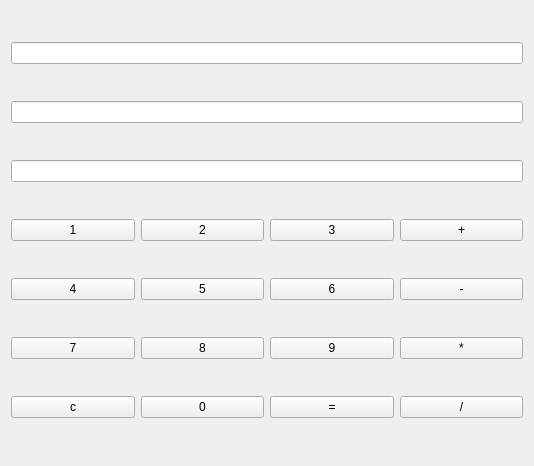
<?xml version="1.0" encoding="UTF-8"?>
<ui version="4.0">
 <class>jisuanqi</class>
 <widget class="QWidget" name="jisuanqi">
  <property name="geometry">
   <rect>
    <x>0</x>
    <y>0</y>
    <width>534</width>
    <height>466</height>
   </rect>
  </property>
  <property name="windowTitle">
   <string>Form</string>
  </property>
  <layout class="QVBoxLayout" name="verticalLayout">
   <item>
    <widget class="QLineEdit" name="lineEdit"/>
   </item>
   <item>
    <widget class="QLineEdit" name="lineEdit_2"/>
   </item>
   <item>
    <widget class="QLineEdit" name="lineEdit_3"/>
   </item>
   <item>
    <layout class="QHBoxLayout" name="horizontalLayout">
     <item>
      <widget class="QPushButton" name="pushButton_2">
       <property name="text">
        <string>1</string>
       </property>
      </widget>
     </item>
     <item>
      <widget class="QPushButton" name="pushButton_4">
       <property name="text">
        <string>2</string>
       </property>
      </widget>
     </item>
     <item>
      <widget class="QPushButton" name="pushButton_3">
       <property name="text">
        <string>3</string>
       </property>
      </widget>
     </item>
     <item>
      <widget class="QPushButton" name="pushButton">
       <property name="text">
        <string>+</string>
       </property>
      </widget>
     </item>
    </layout>
   </item>
   <item>
    <layout class="QHBoxLayout" name="horizontalLayout_2">
     <item>
      <widget class="QPushButton" name="pushButton_5">
       <property name="text">
        <string>4</string>
       </property>
      </widget>
     </item>
     <item>
      <widget class="QPushButton" name="pushButton_6">
       <property name="text">
        <string>5</string>
       </property>
      </widget>
     </item>
     <item>
      <widget class="QPushButton" name="pushButton_7">
       <property name="text">
        <string>6</string>
       </property>
      </widget>
     </item>
     <item>
      <widget class="QPushButton" name="pushButton_8">
       <property name="text">
        <string>-</string>
       </property>
      </widget>
     </item>
    </layout>
   </item>
   <item>
    <layout class="QHBoxLayout" name="horizontalLayout_3">
     <item>
      <widget class="QPushButton" name="pushButton_9">
       <property name="text">
        <string>7</string>
       </property>
      </widget>
     </item>
     <item>
      <widget class="QPushButton" name="pushButton_10">
       <property name="text">
        <string>8</string>
       </property>
      </widget>
     </item>
     <item>
      <widget class="QPushButton" name="pushButton_11">
       <property name="text">
        <string>9</string>
       </property>
      </widget>
     </item>
     <item>
      <widget class="QPushButton" name="pushButton_12">
       <property name="text">
        <string>*</string>
       </property>
      </widget>
     </item>
    </layout>
   </item>
   <item>
    <layout class="QHBoxLayout" name="horizontalLayout_4">
     <item>
      <widget class="QPushButton" name="pushButton_13">
       <property name="text">
        <string>c</string>
       </property>
      </widget>
     </item>
     <item>
      <widget class="QPushButton" name="pushButton_14">
       <property name="text">
        <string>0</string>
       </property>
      </widget>
     </item>
     <item>
      <widget class="QPushButton" name="pushButton_15">
       <property name="text">
        <string>=</string>
       </property>
      </widget>
     </item>
     <item>
      <widget class="QPushButton" name="pushButton_16">
       <property name="text">
        <string>/</string>
       </property>
      </widget>
     </item>
    </layout>
   </item>
  </layout>
 </widget>
 <resources/>
 <connections/>
</ui>
